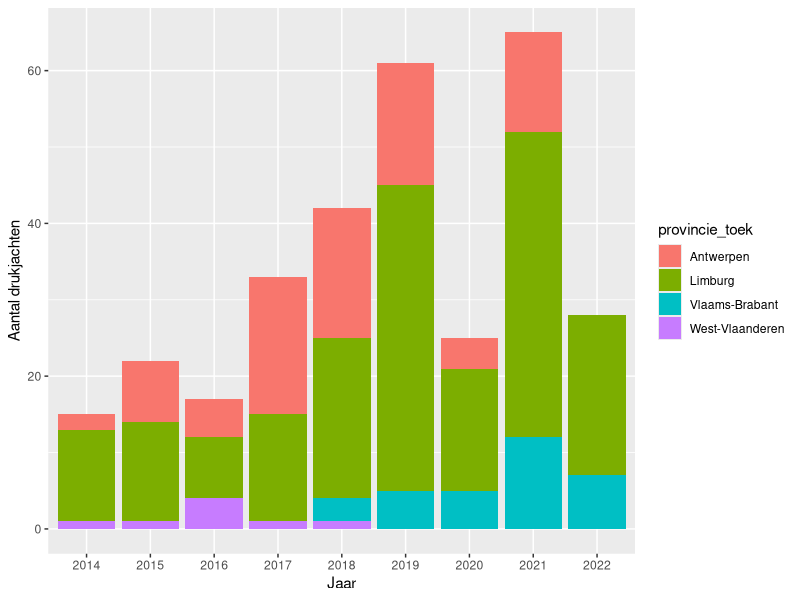

Source code (R):
## ---- chunk 1
library(tidyverse)
library(ggplot2)
## ---- chunk 2
drukjachten_data <- read.csv("./dashboard/input/F04_3_data.csv",
                         sep = ",",
                         header = TRUE)

## ---- chunk 3
Plot_aantal_DMOGG <- ggplot(data = drukjachten_data,
                      aes(x = as.factor(Jaar),
                          y = Aantal_drukjachten,
                          fill =provincie_toek)) +
  geom_bar(stat = "identity", 
           position = "stack") +
  labs(x = "Jaar",
       y = "Aantal drukjachten") 


Plot_aantal_DMOGG
